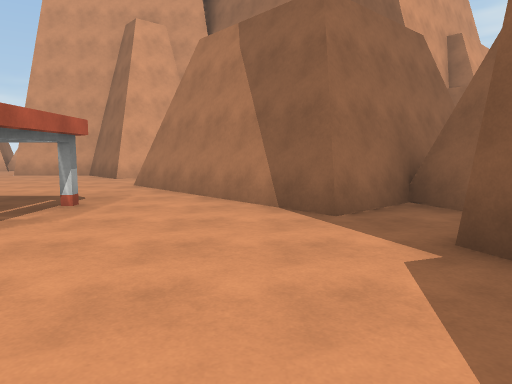
[1] (above)

18 first-person views from a walk through a scene from a Unity 3-D project. The camera is 1.4 m above the floor, tilts 6° down and sees 70° across. The floor is counted in squares, 2 m on a side. Each view is taken from the middle of a square. On the plan, view 1 faces up. The plan holds only what a view shows up to about 11 squares ahead; the rest is blank. The place goes on beyond the plan. The player is left out. Some surface patterns are stand-ins.

[2]
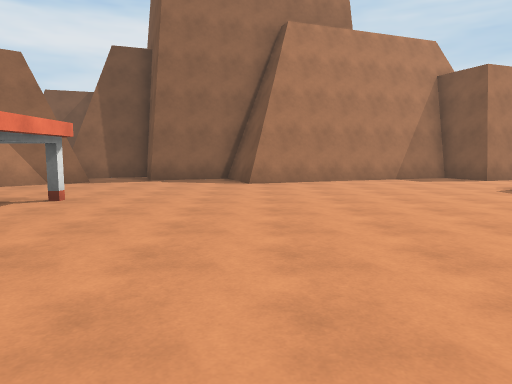

[3]
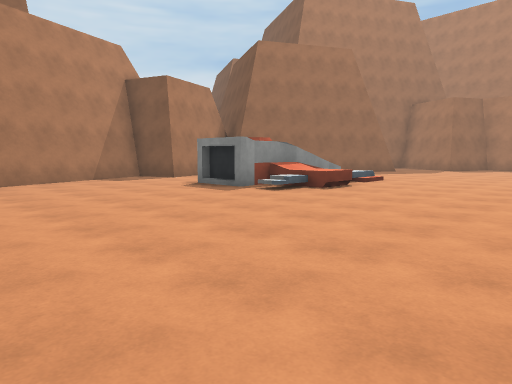

[4]
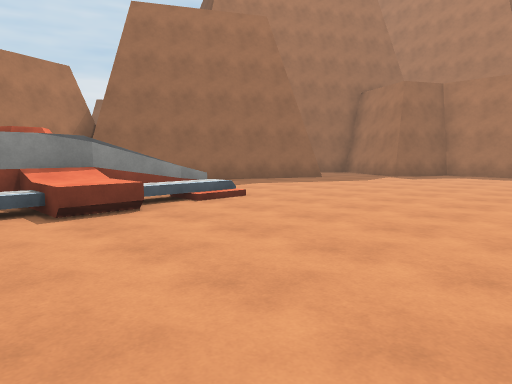

[5]
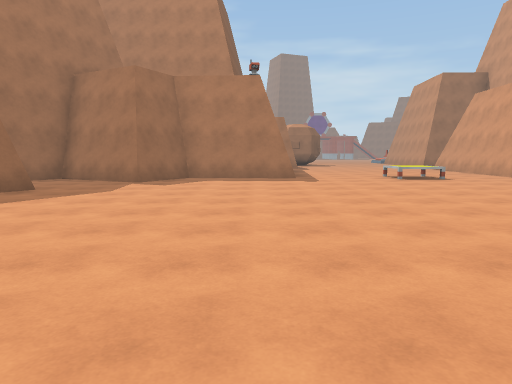

[6]
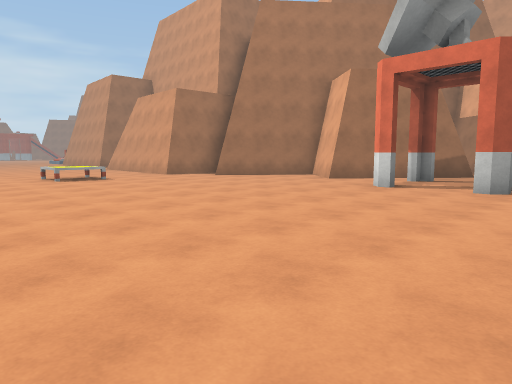

[7]
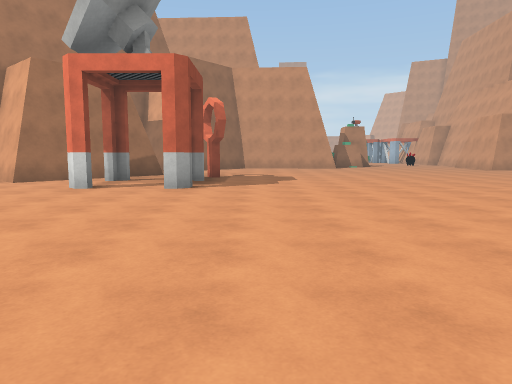

[8]
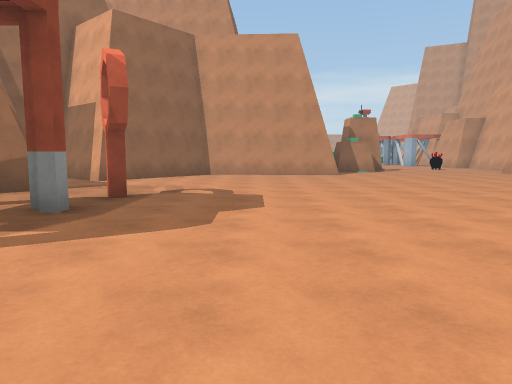

[9]
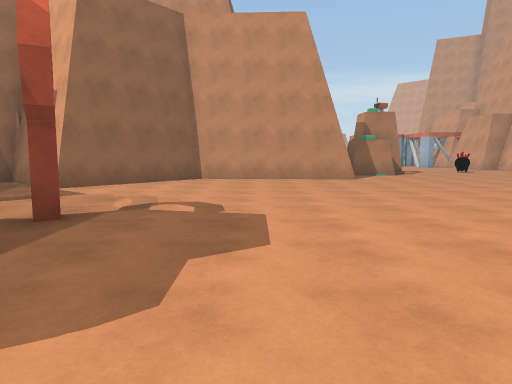

[10]
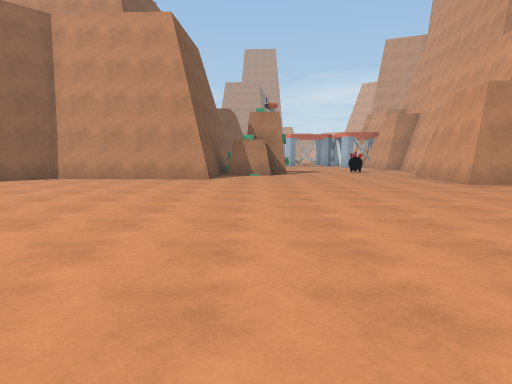

[11]
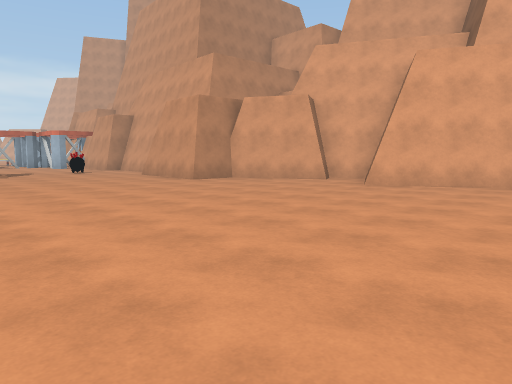

[12]
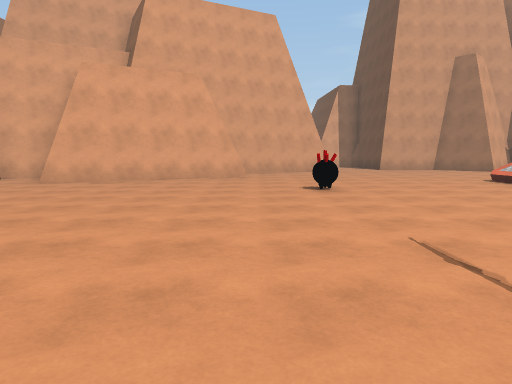

[13]
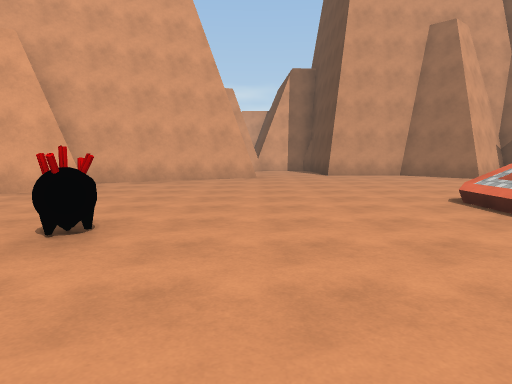

[14]
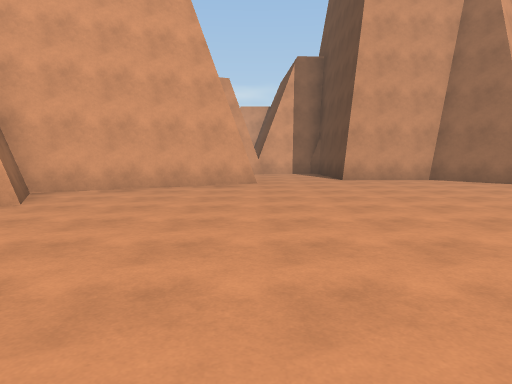

[15]
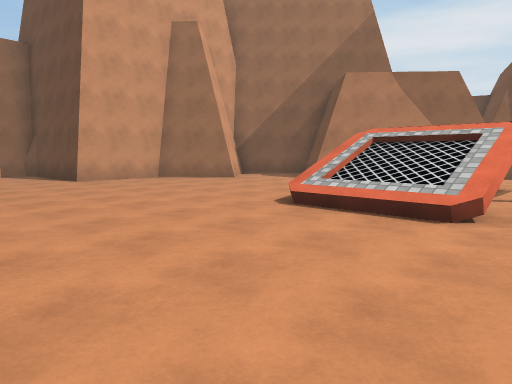

[16]
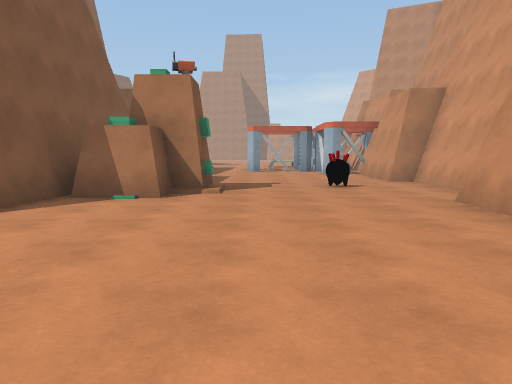

[17]
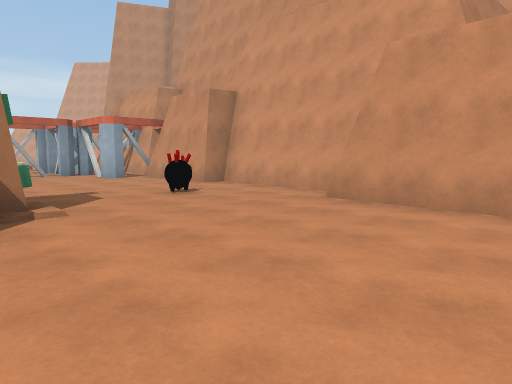

[18]
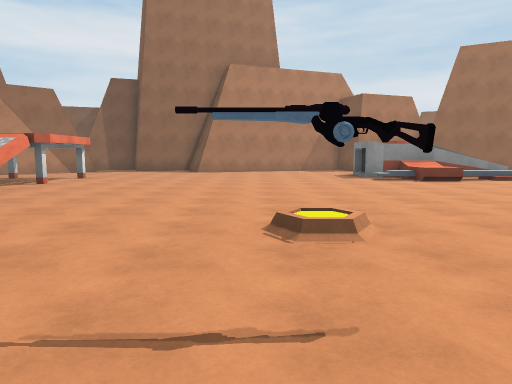

### Floor plan
Points are (right, up) in squares from view 1. A wall is a line through its corners. A room is listed if a view was taken in it or the views show most of it. See-through windows are left out.
Room 1 (views 1, 2, 3, 4, 5, 6, 7, 8, 9, 10, 11, 12, 13, 14, 15, 16, 17, 18)
walls: (-5, 2.8) (-7.1, 2.9); (-19.1, -10.2) (-16, -12.8) (-16.9, -13.9); (-1.9, -5.5) (-0.9, -5.5); (-2.2, -7.2) (-2.2, -5.3) (-0.8, -5.3); (-1.9, -6.8) (-1.9, -6.2); (-2, -9) (-2.2, -7.1); (-20.4, 5.2) (-22.2, 4.3) (-22.3, 3.4); (-22.4, 2.9) (-25.4, 3.1); (-18.9, 6.8) (-20.2, 6.1) (-19.9, 5.5); (-10, 10.7) (-14.2, 8.5) (-13.5, 7) (-18.1, 4.5); (1.9, -7) (1.5, -6) (2.8, -5.5) (0.7, 0.1) (2.3, 0.7) (1.6, 2.7); (0.9, 4.3) (-2.5, 8.1); (-27, -3.3) (-24.1, -3.4) (-24.3, -7.7) (-21.5, -10) (-23.1, -12); (-1.6, -14.2) (1, -9.3); (-25.6, 4) (-29.2, 4.2); (-7.1, -17.6) (-3.9, -17.8) (-3.8, -17.4); (-4.8, 11.4) (-5.2, 11.9) (-7.6, 11.7) (-7.8, 14.5); (-28.1, -1) (-26.7, -1) (-26.7, -1.6) (-25.9, -1.6) (-25.9, -3); (-3.6, -17.1) (-3, -16) (-0.6, -17.3) (0, -16.3); (-2.9, 11.1) (-3.8, 10.3) (-4.6, 11.1); (-8.2, 14.9) (-8.8, 14.9); (-29.2, 3.5) (-32, 3.7)
low walls: (-7.1, 2.9) (-7.2, 3.6); (-2, -9.6) (-2, -8.9); (-25.8, 3.8) (-29.2, 4); (-31.2, 3.4) (-32.1, 3.5)
objects: other object (-32, 3); other object (-28, 2); other object (-18, -8); other object (-17, -9); other object (-16, -11) to (-15, -11); other object (-14, -9); other object (-12, 3); other object (-11, -18) to (-10, -17); other object (-11, -2)

Where each view was taken, in squares from view 1:
view 1: 0 up, 0 right, facing up
view 2: 0 up, 8 left, facing right
view 3: 0 up, 8 left, facing down-right
view 4: 5 down, 8 left, facing down-right
view 5: 7 down, 6 left, facing down
view 6: 7 down, 7 left, facing down-left
view 7: 7 down, 7 left, facing left
view 8: 6 down, 12 left, facing left
view 9: 6 down, 14 left, facing left
view 10: 2 down, 14 left, facing left
view 11: 3 down, 14 left, facing up-left
view 12: 4 down, 13 left, facing up
view 13: 0 up, 10 left, facing up
view 14: 2 up, 10 left, facing up
view 15: 2 up, 11 left, facing up-right
view 16: 0 up, 20 left, facing left
view 17: 2 down, 22 left, facing up-left
view 18: 2 down, 13 left, facing right
